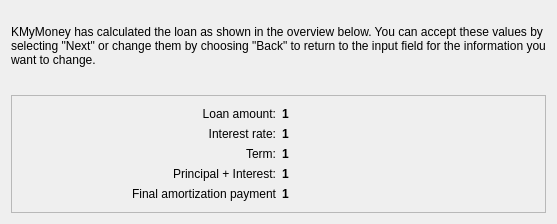
<?xml version="1.0" encoding="UTF-8"?>
<ui version="4.0">
 <class>CalculationOverviewWizardPageDecl</class>
 <widget class="QWizardPage" name="CalculationOverviewWizardPageDecl">
  <attribute name="title">
    <string>Calculation Overview</string>
  </attribute>
  <layout class="QVBoxLayout">
    <property name="margin">
      <number>11</number>
    </property>
    <property name="spacing">
      <number>6</number>
    </property>
    <item>
      <widget class="QLabel" name="TextLabel18_2">
        <property name="text">
          <string>
KMyMoney has calculated the loan as shown in the overview below. You can accept these values by selecting &quot;Next&quot; or change them by choosing &quot;Back&quot; to return to the input field for the information you want to change.</string>
        </property>
        <property name="alignment">
          <set>Qt::AlignTop</set>
        </property>
        <property name="wordWrap">
          <bool>true</bool>
        </property>
      </widget>
    </item>
    <item>
      <spacer name="Spacer79">
        <property name="sizeHint">
          <size>
            <width>0</width>
            <height>22</height>
          </size>
        </property>
        <property name="sizeType">
          <enum>QSizePolicy::Expanding</enum>
        </property>
        <property name="orientation">
          <enum>Qt::Vertical</enum>
        </property>
      </spacer>
    </item>
    <item>
      <widget class="QFrame" name="Frame3_2_2_2_2_2">
        <property name="frameShape">
          <enum>QFrame::StyledPanel</enum>
        </property>
        <property name="frameShadow">
          <enum>QFrame::Raised</enum>
        </property>
        <layout class="QGridLayout">
          <property name="margin">
            <number>11</number>
          </property>
          <property name="spacing">
            <number>6</number>
          </property>
          <item row="0" column="0">
            <widget class="QLabel" name="TextLabel6_3_2_2_2_2">
              <property name="text">
                <string>Loan amount:</string>
              </property>
              <property name="alignment">
                <set>Qt::AlignVCenter|Qt::AlignRight</set>
              </property>
              <property name="wordWrap">
                <bool>true</bool>
              </property>
            </widget>
          </item>
          <item row="1" column="0">
            <widget class="QLabel" name="TextLabel8_3_2_2_2_2">
              <property name="text">
                <string>Interest rate:</string>
              </property>
              <property name="alignment">
                <set>Qt::AlignVCenter|Qt::AlignRight</set>
              </property>
              <property name="wordWrap">
                <bool>false</bool>
              </property>
            </widget>
          </item>
          <item row="2" column="0">
            <widget class="QLabel" name="TextLabel9_2_2_2_2_2">
              <property name="text">
                <string>Term:</string>
              </property>
              <property name="alignment">
                <set>Qt::AlignVCenter|Qt::AlignRight</set>
              </property>
              <property name="wordWrap">
                <bool>false</bool>
              </property>
            </widget>
          </item>
          <item row="3" column="0">
            <widget class="QLabel" name="TextLabel10_2_2_2_2_2">
              <property name="text">
                <string>Principal + Interest:</string>
              </property>
              <property name="alignment">
                <set>Qt::AlignVCenter|Qt::AlignRight</set>
              </property>
              <property name="wordWrap">
                <bool>false</bool>
              </property>
            </widget>
          </item>
          <item row="4" column="0">
            <widget class="QLabel" name="TextLabel11_3_2_2_2_2">
              <property name="text">
                <string>Final amortization payment</string>
              </property>
              <property name="alignment">
                <set>Qt::AlignVCenter|Qt::AlignRight</set>
              </property>
              <property name="wordWrap">
                <bool>false</bool>
              </property>
            </widget>
          </item>
          <item row="0" column="1">
            <widget class="QLabel" name="m_loanAmount6">
              <property name="font">
                <font>
                  <bold>true</bold>
                </font>
              </property>
              <property name="text">
                <string>1</string>
              </property>
              <property name="textFormat">
                <enum>Qt::PlainText</enum>
              </property>
              <property name="wordWrap">
                <bool>false</bool>
              </property>
            </widget>
          </item>
          <item row="1" column="1">
            <widget class="QLabel" name="m_interestRate6">
              <property name="font">
                <font>
                  <bold>true</bold>
                </font>
              </property>
              <property name="text">
                <string>1</string>
              </property>
              <property name="textFormat">
                <enum>Qt::PlainText</enum>
              </property>
              <property name="wordWrap">
                <bool>false</bool>
              </property>
            </widget>
          </item>
          <item row="2" column="1">
            <widget class="QLabel" name="m_duration6">
              <property name="font">
                <font>
                  <bold>true</bold>
                </font>
              </property>
              <property name="text">
                <string>1</string>
              </property>
              <property name="textFormat">
                <enum>Qt::PlainText</enum>
              </property>
              <property name="wordWrap">
                <bool>false</bool>
              </property>
            </widget>
          </item>
          <item row="3" column="1">
            <widget class="QLabel" name="m_payment6">
              <property name="font">
                <font>
                  <bold>true</bold>
                </font>
              </property>
              <property name="text">
                <string>1</string>
              </property>
              <property name="textFormat">
                <enum>Qt::PlainText</enum>
              </property>
              <property name="wordWrap">
                <bool>false</bool>
              </property>
            </widget>
          </item>
          <item row="4" column="1">
            <widget class="QLabel" name="m_balloon6">
              <property name="font">
                <font>
                  <bold>true</bold>
                </font>
              </property>
              <property name="text">
                <string>1</string>
              </property>
              <property name="textFormat">
                <enum>Qt::PlainText</enum>
              </property>
              <property name="wordWrap">
                <bool>false</bool>
              </property>
            </widget>
          </item>
        </layout>
      </widget>
    </item>
  </layout>
 </widget>
 <resources/>
 <connections/>
 <customwidgets>
 </customwidgets>
 <tabstops>
 </tabstops>
</ui>
